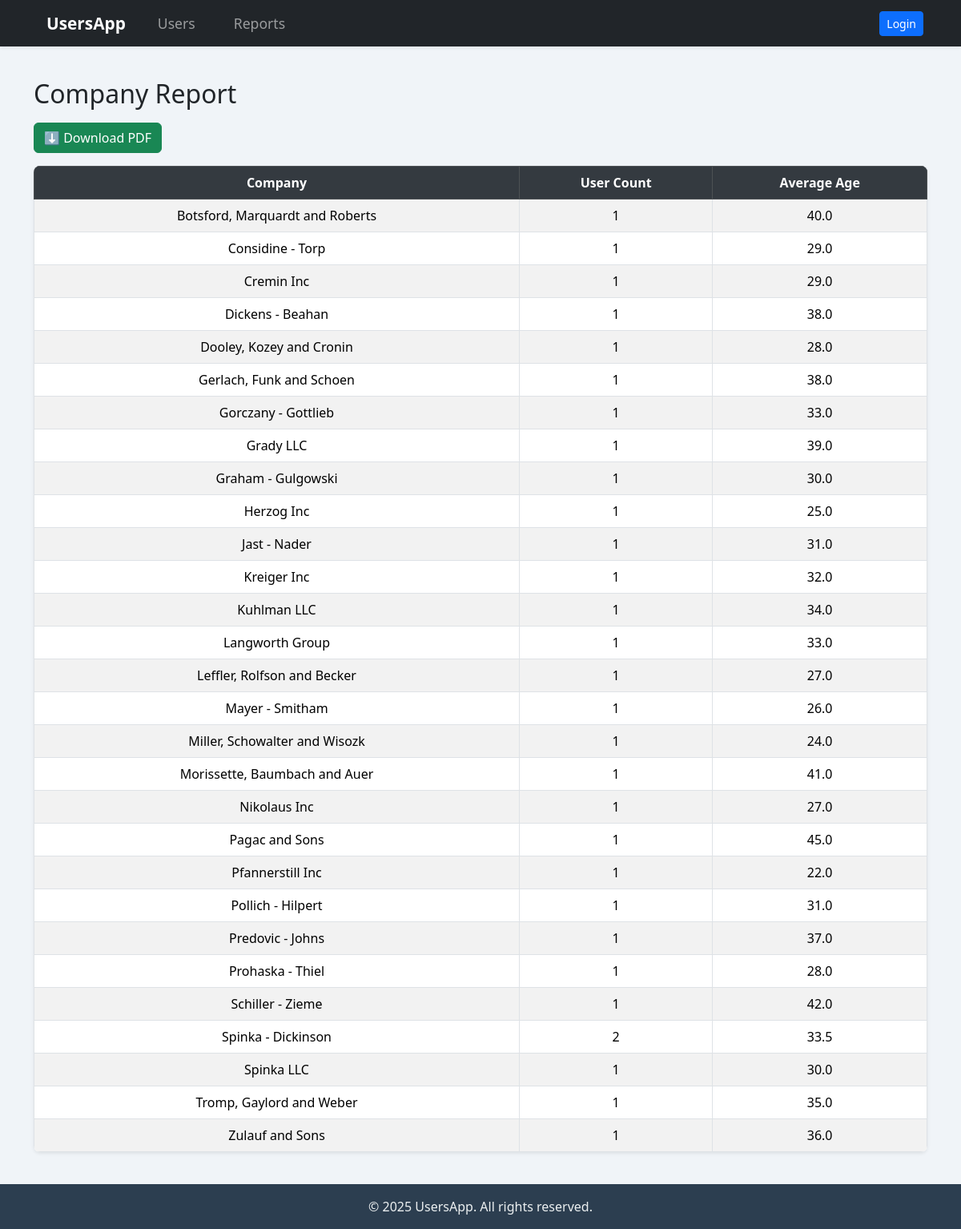
The page /reports/ on the database its author committed.
### tables this page shows
CREATE TABLE users (
            id INTEGER PRIMARY KEY AUTOINCREMENT,
            firstName TEXT,
            lastName TEXT,
            age INTEGER,
            email TEXT,
            company TEXT,
            phone TEXT,
            iban TEXT,
            country TEXT,
            address_street TEXT,
            address_city TEXT,
            address_state TEXT,
            address_postal TEXT,
            role TEXT
        );

### routes/reports.py (the view)
@reports_bp.route("/")
def report():
    data = generate_report()
    return render_template("reports/report.html", data=data)

### app.py (called while the page is built)
@app.before_request
def restrict_access():
    open_routes = ["/auth/login", "/static", "/", "/favicon.ico"]
    if not any(request.path.startswith(r) for r in open_routes):
        if "admin" not in session:
            flash("❌ You must be logged in as Admin to perform this action.", "danger")
            return redirect(url_for("auth.login"))

### database/__init__.py (called while the page is built)
def get_connection():
    conn = sqlite3.connect(DATABASE)
    conn.row_factory = sqlite3.Row
    return conn

### services/report_service.py (called while the page is built)
def generate_report():
    conn = get_connection()
    cur = conn.cursor()
    cur.execute("""
        SELECT company AS company,
               COUNT(*) AS user_count,
               AVG(age) AS avg_age
        FROM users
        GROUP BY company
    """)
    data = cur.fetchall()
    conn.close()
    return data

### templates/reports/report.html
{% extends "layouts/base.html" %} {% block title %}Reports{% endblock %} {%
block content %}
<h2 class="mb-3">Company Report</h2>
<a href="{{ url_for('reports.download_report') }}" class="btn btn-success mb-3">
  ⬇️ Download PDF
</a>
<table class="table table-striped table-bordered shadow-sm">
  <thead class="table-dark">
    <tr>
      <th>Company</th>
      <th>User Count</th>
      <th>Average Age</th>
    </tr>
  </thead>
  <tbody>
    {% for row in data %}
    <tr>
      <td>{{ row.company }}</td>
      <td>{{ row.user_count }}</td>
      <td>{{ row.avg_age | round(1) }}</td>
    </tr>
    {% else %}
    <tr>
      <td colspan="3" class="text-center text-muted">No data available</td>
    </tr>
    {% endfor %}
  </tbody>
</table>
{% endblock %}

### static/css/style.css (style rules this page uses)
body { background-color: #f0f4f8; font-family: "Segoe UI", Tahoma, Geneva, Verdana, sans-serif; min-height: 100vh; display: flex; flex-direction: column; }
h2 { margin-bottom: 20px; }
.btn { margin-right: 5px; transition: transform 0.2s ease-in-out; }
.table { background: #fff; border-radius: 8px; overflow: hidden; }
.table th, .table td { text-align: center; vertical-align: middle; }
.table th { background: #343a40; color: #fff; }

### rows shown on the page
users: company "Botsford, Marquardt and Roberts", user_count "1", avg_age "40.0"
users: company "Considine - Torp", user_count "1", avg_age "29.0"
users: company "Cremin Inc", user_count "1", avg_age "29.0"
users: company "Dickens - Beahan", user_count "1", avg_age "38.0"
users: company "Dooley, Kozey and Cronin", user_count "1", avg_age "28.0"
users: company "Gerlach, Funk and Schoen", user_count "1", avg_age "38.0"
users: company "Gorczany - Gottlieb", user_count "1", avg_age "33.0"
users: company "Grady LLC", user_count "1", avg_age "39.0"
users: company "Graham - Gulgowski", user_count "1", avg_age "30.0"
users: company "Herzog Inc", user_count "1", avg_age "25.0"
users: company "Jast - Nader", user_count "1", avg_age "31.0"
users: company "Kreiger Inc", user_count "1", avg_age "32.0"
users: company "Kuhlman LLC", user_count "1", avg_age "34.0"
users: company "Langworth Group", user_count "1", avg_age "33.0"
users: company "Leffler, Rolfson and Becker", user_count "1", avg_age "27.0"
users: company "Mayer - Smitham", user_count "1", avg_age "26.0"
users: company "Miller, Schowalter and Wisozk", user_count "1", avg_age "24.0"
users: company "Morissette, Baumbach and Auer", user_count "1", avg_age "41.0"
users: company "Nikolaus Inc", user_count "1", avg_age "27.0"
users: company "Pagac and Sons", user_count "1", avg_age "45.0"
users: company "Pfannerstill Inc", user_count "1", avg_age "22.0"
users: company "Pollich - Hilpert", user_count "1", avg_age "31.0"
users: company "Predovic - Johns", user_count "1", avg_age "37.0"
users: company "Prohaska - Thiel", user_count "1", avg_age "28.0"
users: company "Schiller - Zieme", user_count "1", avg_age "42.0"
users: company "Spinka LLC", user_count "1", avg_age "30.0"
users: company "Tromp, Gaylord and Weber", user_count "1", avg_age "35.0"
users: company "Zulauf and Sons", user_count "1", avg_age "36.0"

### other values the page prints
{{ row.company }} "Spinka - Dickinson"
{{ row.user_count }} "2"
{{ row.avg_age | round(1) }} "33.5"
